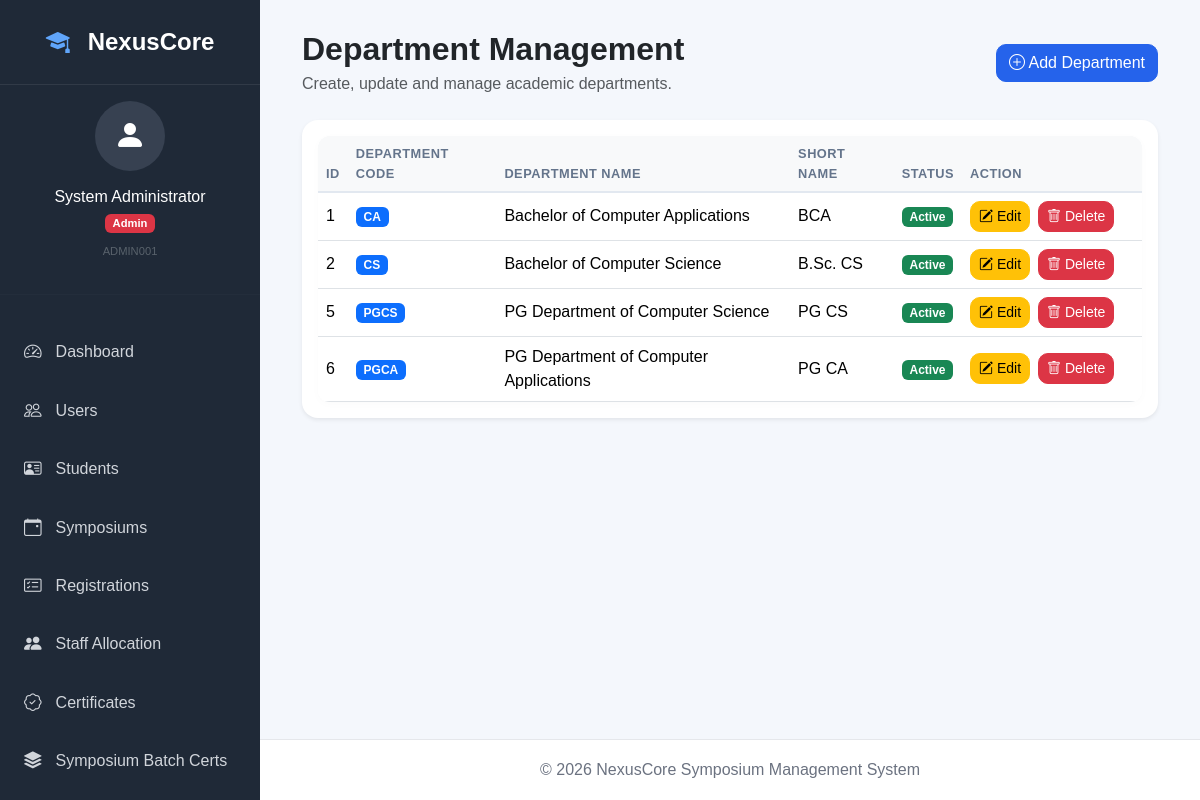
The page /departments (signed in) on the database its author committed.
### tables this page shows
CREATE TABLE `departments` (
  `department_id` int(11) NOT NULL AUTO_INCREMENT,
  `department_code` varchar(10) NOT NULL,
  `department_name` varchar(150) NOT NULL,
  `short_name` varchar(30) NOT NULL,
  `is_active` tinyint(1) NOT NULL DEFAULT 1,
  `created_at` timestamp NOT NULL DEFAULT current_timestamp(),
  `updated_at` timestamp NOT NULL DEFAULT current_timestamp() ON UPDATE current_timestamp(),
  PRIMARY KEY (`department_id`),
  UNIQUE KEY `uq_department_code` (`department_code`),
  UNIQUE KEY `uq_department_name` (`department_name`)
);

### templates/departments/index.php (the view, shortened to what the rows shown need)
<div class="container-fluid">
    <div class="d-flex justify-content-between align-items-center mb-4">
        <div>
            <h2 class="fw-bold mb-1">
                Department Management
            </h2>
        </div>
    </div>
    <div class="card shadow-sm border-0">
        <div class="card-body">
            <div class="table-responsive">
                <table class="table table-hover align-middle">
                    <thead class="table-light">
                        <tr>
                            <th>ID</th>
                            <th>Department Code</th>
                            <th>Department Name</th>
                            <th>Short Name</th>
                            <th>Status</th>
                            <th width="180">
                                Action
                            </th>
                        </tr>
                    </thead>
                    <tbody>
                    <?php if (!empty($departments)) : ?>
                        <?php foreach ($departments as $department) : ?>
                            <tr>
                                <td>
                                    <?= htmlspecialchars(
                                        (string)$department['department_id']
                                    ) ?>
                                </td>
                                <td>
                                    <span class="badge bg-primary">
                                        <?= htmlspecialchars(
                                            $department['department_code']
                                        ) ?>
                                    </span>
                                </td>
                                <td>
                                    <?= htmlspecialchars(
                                        $department['department_name']
                                    ) ?>
                                </td>
                                <td>
                                    <?= htmlspecialchars(
                                        $department['short_name']
                                    ) ?>
                                </td>
                                <td>
                                    <?php if ((int)$department['is_active'] === 1) : ?>
                                        <span class="badge bg-success">
                                            Active
                                        </span>
                                    <?php else : ?>
                                        <span class="badge bg-danger">
                                            Inactive
                                        </span>
                                    <?php endif; ?>
                                </td>
                                <td class="text-nowrap">
                                    <div class="d-flex align-items-center gap-2">
                                    <a
                                        href="<?= base_url() ?>/departments/edit?id=<?= $department['department_id'] ?>"
                                        class="btn btn-warning btn-sm">
                                        <i class="bi bi-pencil-square"></i>
                                        Edit
                                    </a>
                                    <form
                                        action="<?= base_url() ?>/departments/delete"
                                        method="POST"
                                        class="m-0">
                                        <button
                                            type="submit"
                                            class="btn btn-danger btn-sm"
                                            onclick="return confirm('Delete this department?')">
                                            <i class="bi bi-trash"></i>
                                            Delete
                                        </button>
                                    </form>
                                    </div>
                                </td>
                            </tr>
                        <?php endforeach; ?>
                    <?php endif; ?>
                    </tbody>
                </table>
            </div>
        </div>
    </div>
</div>

### rows shown on the page
departments: department_id "1", department_code "CA", department_name "Bachelor of Computer Applications", short_name "BCA", is_active "Active"
departments: department_id "2", department_code "CS", department_name "Bachelor of Computer Science", short_name "B.Sc. CS", is_active "Active"
departments: department_id "5", department_code "PGCS", department_name "PG Department of Computer Science", short_name "PG CS", is_active "Active"
departments: department_id "6", department_code "PGCA", department_name "PG Department of Computer Applications", short_name "PG CA", is_active "Active"

### other values the page prints
$loggedInUser['full_name'] "System Administrator"
$currentRole "Admin"
$loggedInUser['employee_id'] "ADMIN001"
$item['title'] "Dashboard"
$item['title'] "Users"
$item['title'] "Students"
$item['title'] "Symposiums"
$item['title'] "Registrations"
$item['title'] "Staff Allocation"
$item['title'] "Certificates"
$item['title'] "Symposium Batch Certs"
